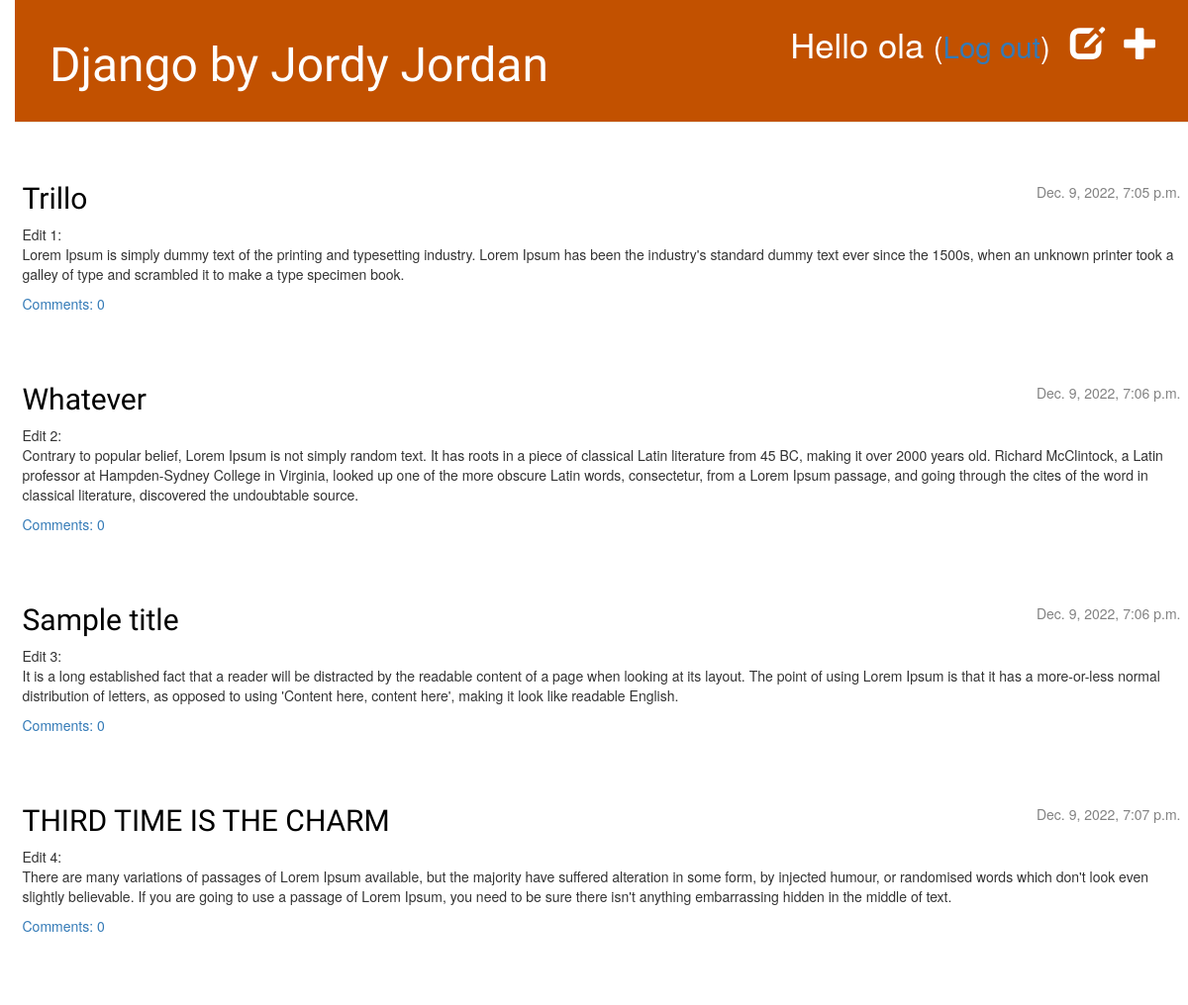
The app's page / (signed in), older data.
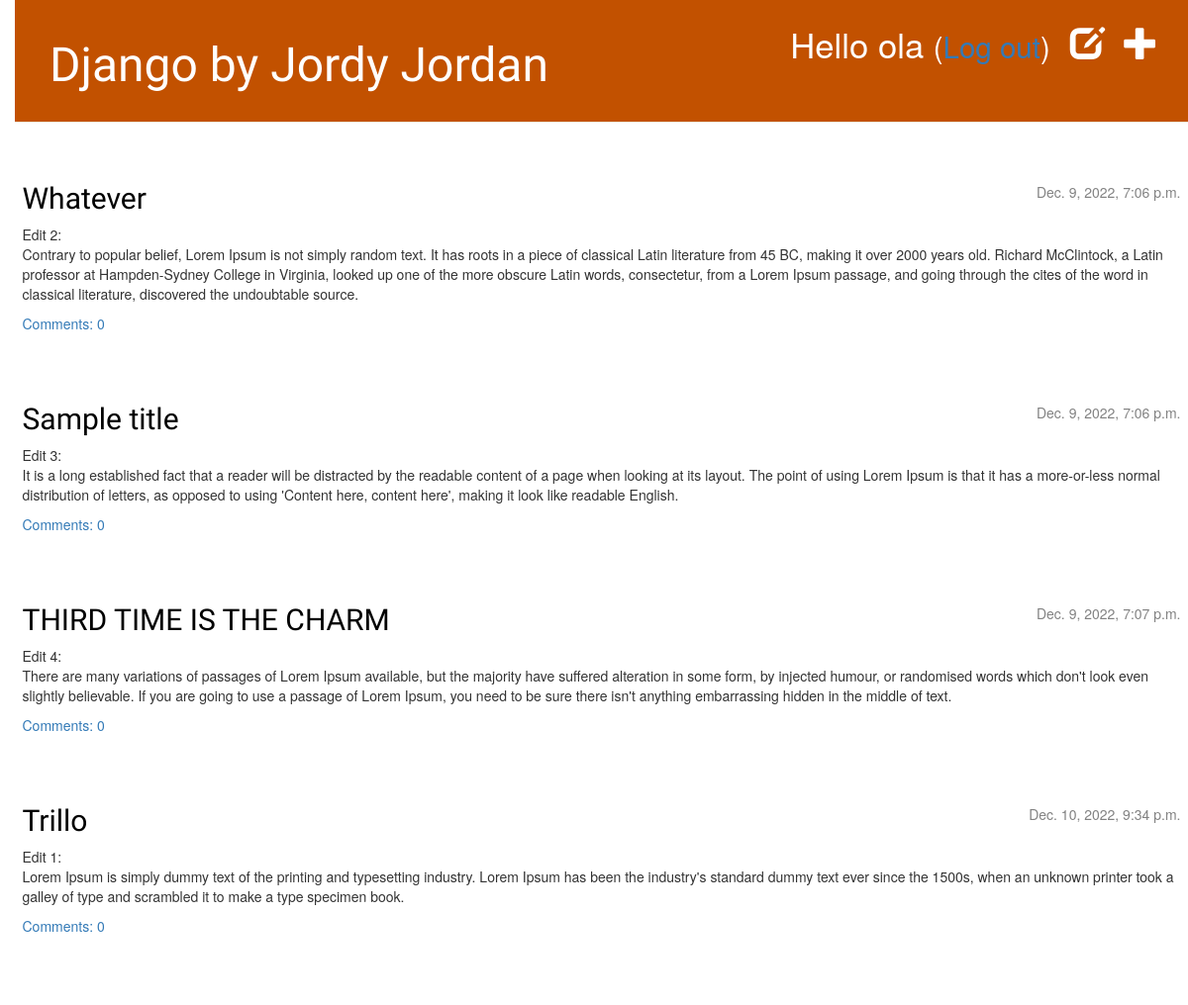
The same page, newer data.
### blog/models.py (models this page shows, shortened)
class Post(models.Model):
    author = models.ForeignKey(settings.AUTH_USER_MODEL, on_delete=models.CASCADE)
    title = models.CharField(max_length=200)
    text = models.TextField()
    created_date = models.DateTimeField(default=timezone.now)
    published_date = models.DateTimeField(blank=True, null=True)

### blog/views.py (the view)
# urls.py: path('', views.post_list, name='post_list'),
@login_required
def post_list(request):
    posts = Post.objects.filter(published_date__lte=timezone.now()).order_by('published_date')
    return render(request, 'blog/post_list.html', {'posts': posts})

### blog/templates/blog/post_list.html (shortened to what this page needs)
{% extends 'blog/base.html' %}
            {% block content %}
                {% for post in posts %}
                    <article class="post">
                        <time class="date">
                            {{ post.published_date }}
                        </time>
                        <h2><a href="{% url 'post_detail' pk=post.pk %}">{{ post.title }}</a></h2>
                        <p>{{ post.text|linebreaksbr }}</p>
                        <a href="{% url 'post_detail' pk=post.pk %}">Comments: {{ post.comments.count }}</a>
                    </article>
                {% endfor %}
            {% endblock %}

Row changes from the older to the newer data that the page shows:
changed Post "Trillo": published_date "Dec. 9, 2022, 7:05 p.m." → "Dec. 10, 2022, 9:34 p.m."; moves down the list
